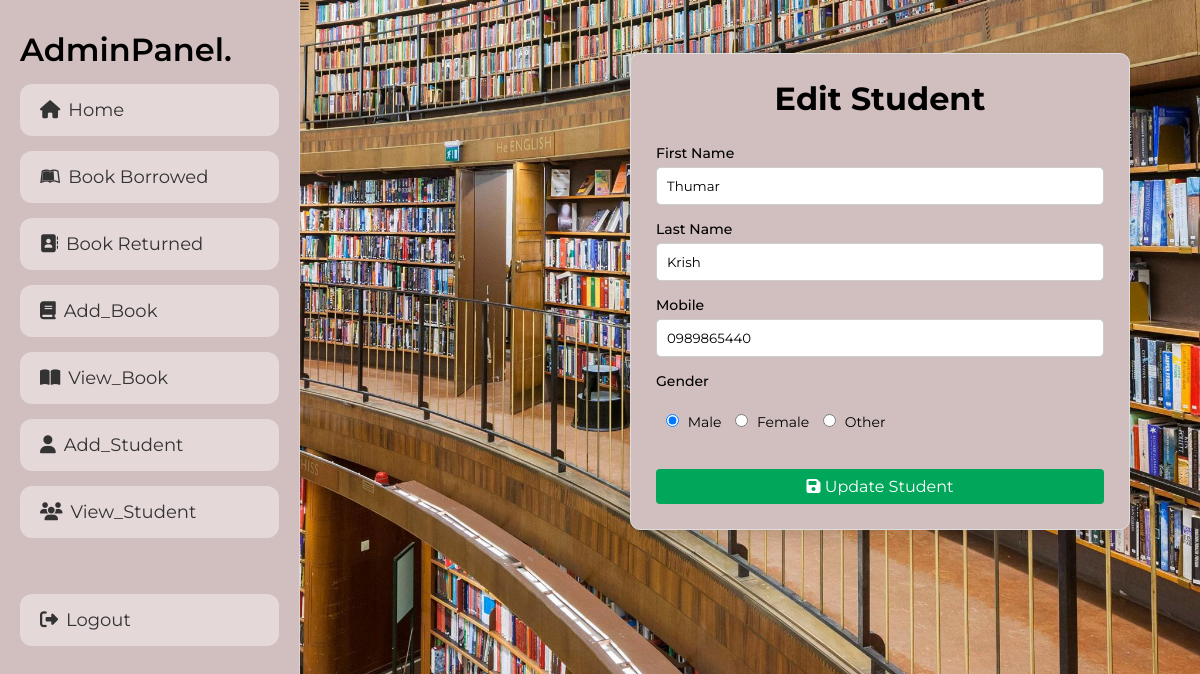
/Admin/edit_student.php?id=18 (signed in), run on the app's committed database.
### tables this page shows
CREATE TABLE `students` (
  `id` int(11) NOT NULL,
  `firstname` varchar(50) NOT NULL,
  `lastname` varchar(50) NOT NULL,
  `created_on` date NOT NULL,
  `email` varchar(100) NOT NULL,
  `password` varchar(255) NOT NULL,
  `gender` enum('Male','Female','Other') NOT NULL,
  `mobile` varchar(20) NOT NULL
);

### Admin/edit_student.php (the view, shortened to what this page needs)
<?php
include '../components/connect.php';
$id = $_GET['id'];
$stmt = $conn->prepare("SELECT * FROM students WHERE id=?");
$stmt->execute([$id]);
$row = $stmt->fetch(PDO::FETCH_ASSOC);
?>
<!DOCTYPE html>
<html lang="en">
<head>
<link rel="stylesheet" href="https://cdnjs.cloudflare.com/ajax/libs/font-awesome/6.2.0/css/all.min.css">
<link rel="stylesheet" href="../components/admin_style.css">
</head>
<body>
<?php include '../components/admin_header.php'; ?>
<div class="container">
<div class="box">
<h1 style="text-align:center; font-size:32px;">Edit Student</h1>
<br><br>
<form id="studentForm" method="POST">
<div class="form-group">
<label>First Name</label>
<input type="text" name="firstname" id="firstname" class="form-control" value="<?= $row['firstname']; ?>" placeholder="Enter First Name">
</div>
<div class="form-group">
<label>Last Name</label>
<input type="text" name="lastname" id="lastname" class="form-control" value="<?= $row['lastname']; ?>" placeholder="Enter Last Name">
</div>
<div class="form-group">
<label>Mobile</label>
<input type="text" name="mobile" id="mobile" class="form-control" value="<?= $row['mobile']; ?>" placeholder="Enter Mobile Number">
</div>
<div class="form-group gender-group">
<label>Gender</label><br>
<input type="radio" name="gender" value="Male"
<?php if($row['gender']=="Male"){ echo "checked"; } ?>> Male
<input type="radio" name="gender" value="Female"
<?php if($row['gender']=="Female"){ echo "checked"; } ?>> Female
<input type="radio" name="gender" value="Other"
<?php if($row['gender']=="Other"){ echo "checked"; } ?>> Other
</div>
<br>
<button type="submit" name="update" class="btn">
<i class="fa fa-save"></i> Update Student
</button>
</form>
</div>
</div>
</body>
</html>

### components/admin_style.css (style rules this page uses)
* { font-family: 'Montserrat', sans-serif; margin: 0; padding: 0; box-sizing: border-box; text-decoration: none; }
html { font-size: 62.5%; overflow-x: hidden; }
body { padding-left: 30rem; background: url("../img/back.jpg") no-repeat center center/cover; position: relative; }
.btn, .delete-btn, .option-btn { display: block; width: 100%; padding: 10px 20px; font-size: 16px; color: #f1e4d2; border-radius: 5px; border: none; cursor: pointer; margin-top: 10px; }
.btn { background: #9c6130; }
.container { display: block; justify-content: center; padding-top: 40px; }
.box { background: #d1bebe; width: 100%; max-width: 500px; border: 1px solid #ddd; border-radius: 6px; }
.form-group { margin-bottom: 15px; }
.form-group label { display: block; margin-bottom: 5px; font-size: 14px; font-weight: 500; }
.form-control { width: 100%; padding: 10px; border: 1px solid #ccc; border-radius: 5px; }
@media (min-width: 1200px) { body { padding-left: 30rem; } }
@media (min-width: 1200px) { .container { max-width: 500px; } }

### Admin/edit_student.php (style rules this page uses)
.container { width:100%; max-width:500px; }
.box { padding:25px; margin-left:330px; border-radius:10px; box-shadow:0 5px 20px rgba(0,0,0,0.15); }
::placeholder { color:#999; font-size:14px; }
.form-control { transition:0.3s ease; }
.btn { border:none; padding:8px 12px; border-radius:4px; cursor:pointer; background:#00a65a; color:#fff; }
.gender-group { font-size:14px; }
.gender-group input { margin-left:10px; margin-right:5px; }

### data on the page
students: firstname "Thumar", lastname "Krish", mobile "0989865440", gender "☑"
